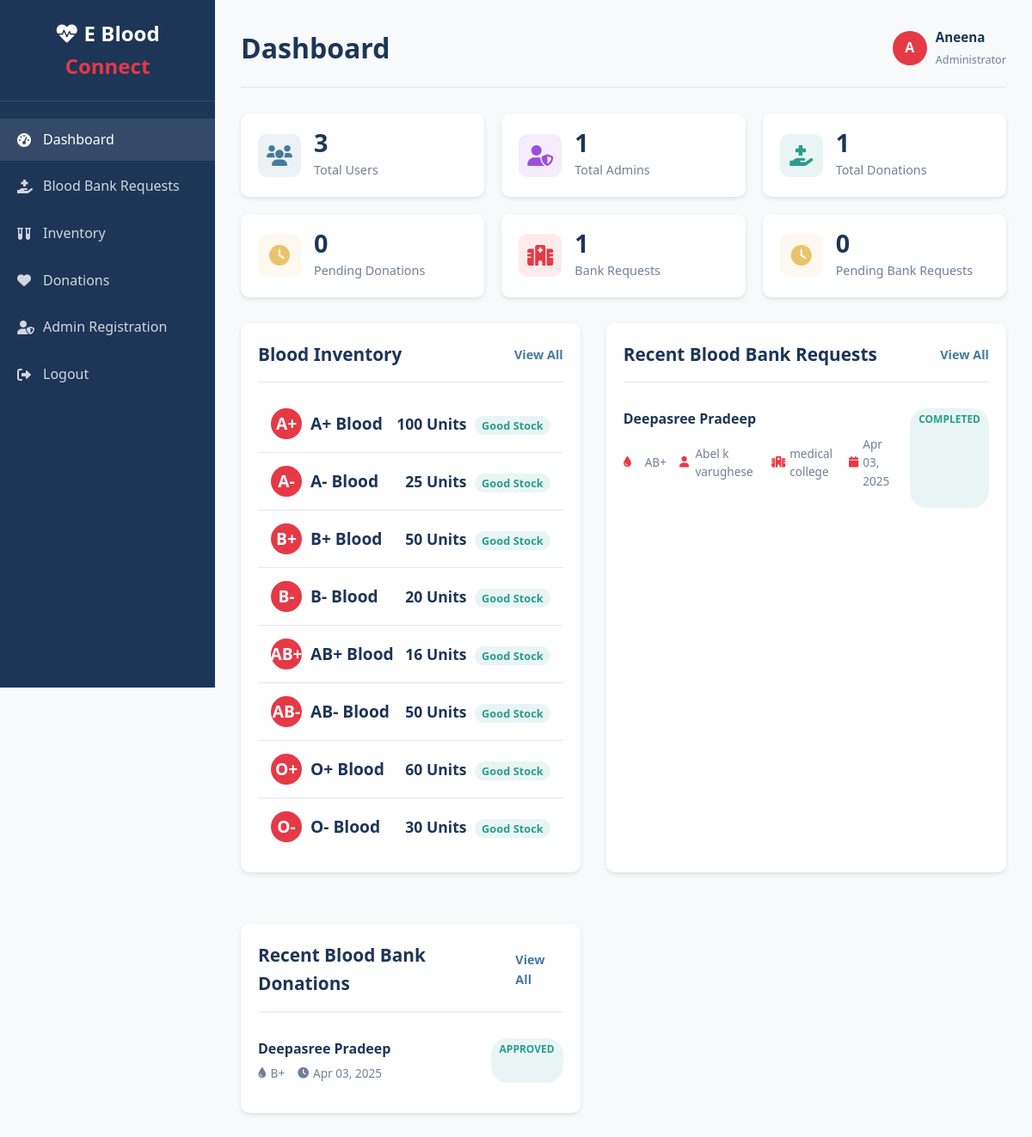
Page /admin/dashboard.php (signed in) on the committed database.
### tables this page shows
CREATE TABLE IF NOT EXISTS `blood_bank` (
  `id` int NOT NULL AUTO_INCREMENT,
  `blood_type` enum('A+','A-','B+','B-','AB+','AB-','O+','O-') NOT NULL,
  `units` int NOT NULL DEFAULT '0',
  `last_updated` timestamp NULL DEFAULT CURRENT_TIMESTAMP ON UPDATE CURRENT_TIMESTAMP,
  PRIMARY KEY (`id`),
  UNIQUE KEY `blood_type` (`blood_type`)
);

CREATE TABLE IF NOT EXISTS `blood_bank_requests` (
  `id` int NOT NULL AUTO_INCREMENT,
  `user_id` int NOT NULL,
  `patient_name` varchar(100) NOT NULL,
  `blood_type` enum('A+','A-','B+','B-','AB+','AB-','O+','O-') NOT NULL,
  `units` int NOT NULL,
  `hospital` varchar(100) NOT NULL,
  `required_date` date NOT NULL,
  `reason` text NOT NULL,
  `status` enum('pending','approved','rejected','completed') DEFAULT 'pending',
  `created_at` timestamp NULL DEFAULT CURRENT_TIMESTAMP,
  `updated_at` timestamp NULL DEFAULT CURRENT_TIMESTAMP ON UPDATE CURRENT_TIMESTAMP,
  PRIMARY KEY (`id`),
  KEY `user_id` (`user_id`)
);

CREATE TABLE IF NOT EXISTS `users` (
  `id` int NOT NULL AUTO_INCREMENT,
  `full_name` varchar(100) NOT NULL,
  `email` varchar(100) NOT NULL,
  `password` varchar(255) NOT NULL,
  `phone` varchar(20) NOT NULL,
  `blood_type` enum('A+','A-','B+','B-','AB+','AB-','O+','O-') NOT NULL,
  `gender` enum('Male','Female','Other') NOT NULL,
  `dob` date NOT NULL,
  `address` text NOT NULL,
  `medical_conditions` text,
  `is_admin` tinyint(1) DEFAULT '0',
  `created_at` timestamp NULL DEFAULT CURRENT_TIMESTAMP,
  `updated_at` timestamp NULL DEFAULT CURRENT_TIMESTAMP ON UPDATE CURRENT_TIMESTAMP,
  PRIMARY KEY (`id`),
  UNIQUE KEY `email` (`email`)
);

CREATE TABLE IF NOT EXISTS `blood_bank_donations` (
  `id` int NOT NULL AUTO_INCREMENT,
  `donor_id` int NOT NULL,
  `blood_type` varchar(10) NOT NULL,
  `units` int NOT NULL DEFAULT '1',
  `donation_center` varchar(255) DEFAULT NULL,
  `donation_date` date NOT NULL,
  `status` enum('pending','approved','rejected') NOT NULL DEFAULT 'pending',
  `notes` text,
  `created_at` timestamp NOT NULL DEFAULT CURRENT_TIMESTAMP,
  `updated_at` timestamp NOT NULL DEFAULT CURRENT_TIMESTAMP ON UPDATE CURRENT_TIMESTAMP,
  PRIMARY KEY (`id`),
  KEY `donor_id` (`donor_id`)
);

### includes/db.php (called while the page is built, shortened)
<?php
$host = 'localhost';
$dbname = 'ebloodconnect';
$username = 'root';
$password = '';
try {
    $db = new PDO("mysql:host=$host;dbname=$dbname", $username, $password);
    $db->setAttribute(PDO::ATTR_ERRMODE, PDO::ERRMODE_EXCEPTION);
    $db->setAttribute(PDO::ATTR_DEFAULT_FETCH_MODE, PDO::FETCH_ASSOC);
} catch(PDOException $e) {
    die("Connection failed: " . $e->getMessage());
}
function executeQuery($sql, $params = []) {
    global $db;
    try {
        $stmt = $db->prepare($sql);
        $stmt->execute($params);
        return $stmt;
    } catch(PDOException $e) {
        die("Query failed: " . $e->getMessage());
    }
}
function fetchAll($sql, $params = []) {
    $stmt = executeQuery($sql, $params);
    return $stmt->fetchAll();
}
function fetchOne($sql, $params = []) {
    $stmt = executeQuery($sql, $params);
    return $stmt->fetch();
}
?>

### admin/dashboard.php (the view, shortened to what this page needs)
<?php
require_once '../includes/db.php';
$adminName = $_SESSION['admin_name'];
$sql = "SELECT COUNT(*) as total FROM users";
$totalUsers = fetchOne($sql)['total'];
$sql = "SELECT COUNT(*) as total FROM admins";
$totalAdmins = fetchOne($sql)['total'];
$sql = "SELECT COUNT(*) as total FROM blood_bank_requests";
$totalBankRequests = fetchOne($sql)['total'];
$sql = "SELECT COUNT(*) as total FROM blood_bank_requests WHERE status = 'pending'";
$pendingBankRequests = fetchOne($sql)['total'];
$sql = "SELECT COUNT(*) as total FROM blood_bank_donations";
$totalDonations = fetchOne($sql)['total'];
$sql = "SELECT COUNT(*) as total FROM blood_bank_donations WHERE status = 'pending'";
$pendingDonations = fetchOne($sql)['total'];
$sql = "SELECT * FROM blood_bank ORDER BY blood_type";
$bloodInventory = fetchAll($sql);
$sql = "SELECT bbr.*, u.full_name as requester_name
        FROM blood_bank_requests bbr
        JOIN users u ON bbr.user_id = u.id
        ORDER BY bbr.created_at DESC
        LIMIT 5";
$recentBankRequests = fetchAll($sql);
$sql = "SELECT bbd.*, u.full_name as donor_name
        FROM blood_bank_donations bbd
        JOIN users u ON bbd.donor_id = u.id
        ORDER BY bbd.created_at DESC
        LIMIT 5";
$recentDonations = fetchAll($sql);
?>
<!DOCTYPE html>
<html lang="en">
<head>
    <link rel="stylesheet" href="../css/style.css">
    <link rel="stylesheet" href="https://cdnjs.cloudflare.com/ajax/libs/font-awesome/6.0.0-beta3/css/all.min.css">
</head>
<body>
    <div class="admin-container">
        <div class="admin-sidebar">
            <div class="admin-logo">
                <i class="fas fa-heartbeat"></i> E Blood <span>Connect</span>
            </div>
            <ul class="admin-menu">
                <li><a href="dashboard.php" class="active"><i class="fas fa-tachometer-alt"></i> Dashboard</a></li>
                <li><a href="blood_bank_requests.php"><i class="fas fa-hand-holding-medical"></i> Blood Bank Requests</a></li>
                <li><a href="blood_inventory.php"><i class="fas fa-vials"></i> Inventory</a></li>
                <li><a href="donations.php"><i class="fas fa-heart"></i> Donations</a></li>
                <li><a href="admin_register.php"><i class="fas fa-user-shield"></i> Admin Registration</a></li>
                <li><a href="logout.php"><i class="fas fa-sign-out-alt"></i> Logout</a></li>
            </ul>
        </div>
        <div class="admin-content">
            <div class="admin-header">
                <h1>Dashboard</h1>
                <div class="admin-user">
                    <div class="admin-user-avatar">
                        <?php echo substr($adminName, 0, 1); ?>
                    </div>
                    <div class="admin-user-info">
                        <span><?php echo htmlspecialchars($adminName); ?></span>
                        <small>Administrator</small>
                    </div>
                </div>
            </div>
            <div class="stats-grid">
                <div class="stat-card">
                    <div class="stat-icon users-icon">
                        <i class="fas fa-users"></i>
                    </div>
                    <div class="stat-info">
                        <div class="stat-value"><?php echo $totalUsers; ?></div>
                        <div class="stat-label">Total Users</div>
                    </div>
                </div>
                <div class="stat-card">
                    <div class="stat-icon admins-icon">
                        <i class="fas fa-user-shield"></i>
                    </div>
                    <div class="stat-info">
                        <div class="stat-value"><?php echo $totalAdmins; ?></div>
                        <div class="stat-label">Total Admins</div>
                    </div>
                </div>
                <div class="stat-card">
                    <div class="stat-icon donations-icon">
                        <i class="fas fa-hand-holding-medical"></i>
                    </div>
                    <div class="stat-info">
                        <div class="stat-value"><?php echo $totalDonations; ?></div>
                        <div class="stat-label">Total Donations</div>
                    </div>
                </div>
                <div class="stat-card">
                    <div class="stat-icon pending-icon">
                        <i class="fas fa-clock"></i>
                    </div>
                    <div class="stat-info">
                        <div class="stat-value"><?php echo $pendingDonations; ?></div>
                        <div class="stat-label">Pending Donations</div>
                    </div>
                </div>
                <div class="stat-card">
                    <div class="stat-icon requests-icon">
                        <i class="fas fa-hospital"></i>
                    </div>
                    <div class="stat-info">
                        <div class="stat-value"><?php echo $totalBankRequests; ?></div>
                        <div class="stat-label">Bank Requests</div>
                    </div>
                </div>
                <div class="stat-card">
                    <div class="stat-icon pending-icon">
                        <i class="fas fa-clock"></i>
                    </div>
                    <div class="stat-info">
                        <div class="stat-value"><?php echo $pendingBankRequests; ?></div>
                        <div class="stat-label">Pending Bank Requests</div>
                    </div>
                </div>
            </div>
            <div class="dashboard-grid">
                <div class="dashboard-card">
                    <div class="card-header">
                        <h2>Blood Inventory</h2>
                        <a href="blood_inventory.php">View All</a>
                    </div>
                    <?php if (empty($bloodInventory)): ?>
                        <div class="no-items-message">
                            <i class="fas fa-vial"></i>
                            <p>No blood inventory records found</p>
                        </div>
                    <?php else: ?>
                        <?php foreach ($bloodInventory as $inventory): ?>
                            <?php
                                $statusClass = 'units-good';
                                $statusText = 'Good Stock';
                            ?>
                            <div class="inventory-card">
                                <div class="blood-type">
                                    <div class="blood-badge"><?php echo htmlspecialchars($inventory['blood_type']); ?></div>
                                    <span><?php echo htmlspecialchars($inventory['blood_type']); ?> Blood</span>
                                </div>
                                <div class="units">
                                    <?php echo htmlspecialchars($inventory['units']); ?> Units
                                    <span class="units-status <?php echo $statusClass; ?>"><?php echo $statusText; ?></span>
                                </div>
                            </div>
                        <?php endforeach; ?>
                    <?php endif; ?>
                </div>
                <div class="dashboard-card">
                    <div class="card-header">
                        <h2>Recent Blood Bank Requests</h2>
                        <a href="blood_bank_requests.php">View All</a>
                    </div>
                    <?php if (empty($recentBankRequests)): ?>
                        <div class="no-items-message">
                            <i class="fas fa-hospital"></i>
                            <p>No blood bank requests found</p>
                        </div>
                    <?php else: ?>
                        <?php foreach ($recentBankRequests as $request): ?>
                            <div class="request-item">
                                <div class="request-info">
                                    <div class="request-name"><?php echo htmlspecialchars($request['requester_name']); ?></div>
                                    <div class="request-details">
                                        <span><i class="fas fa-tint"></i> <?php echo htmlspecialchars($request['blood_type']); ?></span>
                                        <span><i class="fas fa-user"></i> <?php echo htmlspecialchars($request['patient_name']); ?></span>
                                        <span><i class="fas fa-hospital"></i> <?php echo htmlspecialchars($request['hospital']); ?></span>
                                        <span><i class="fas fa-calendar"></i> <?php echo date('M d, Y', strtotime($request['created_at'])); ?></span>
                                    </div>
                                </div>
                                <div class="request-status status-<?php echo strtolower($request['status']); ?>">
                                    <?php echo ucfirst($request['status']); ?>
                                </div>
                            </div>
                        <?php endforeach; ?>
                    <?php endif; ?>
                </div>
                <div class="dashboard-card">
                    <div class="card-header">
                        <h2>Recent Blood Bank Donations</h2>
                        <a href="donations.php">View All</a>
                    </div>
                    <?php if (empty($recentDonations)): ?>
                        <div class="no-items-message">
                            <i class="fas fa-hand-holding-medical"></i>
                            <p>No donations found</p>
                        </div>
                    <?php else: ?>
                        <?php foreach ($recentDonations as $donation): ?>
                            <div class="donation-item">
                                <div class="donation-info">
                                    <div class="donation-name"><?php echo htmlspecialchars($donation['donor_name']); ?></div>
                                    <div class="donation-details">
                                        <span><i class="fas fa-tint"></i> <?php echo htmlspecialchars($donation['blood_type']); ?></span>
                                        <span><i class="fas fa-clock"></i> <?php echo date('M d, Y', strtotime($donation['donation_date'])); ?></span>
                                    </div>
                                </div>
                                <div class="donation-status status-<?php echo strtolower($donation['status']); ?>">
                                    <?php echo ucfirst($donation['status']); ?>
                                </div>
                            </div>
                        <?php endforeach; ?>
                    <?php endif; ?>
                </div>
            </div>
        </div>
    </div>
</body>
</html>

### css/style.css (style rules this page uses)
:root { --primary-color: #e63946; --secondary-color: #457b9d; --dark-color: #1d3557; --light-color: #f1faee; --danger-color: #d62828; --success-color: #2a9d8f; --box-shadow: 0 5px 15px rgba(0, 0, 0, 0.1); }
* { margin: 0; padding: 0; box-sizing: border-box; }
body { font-family: 'Segoe UI', Tahoma, Geneva, Verdana, sans-serif; line-height: 1.6; background-color: #f8f9fa; color: #333; }
a { text-decoration: none; color: var(--dark-color); }
.request-info { margin-bottom: 20px; }
.request-info i { margin-right: 10px; color: var(--primary-color); width: 20px; }

### rows in the picture
blood_bank: blood_type "A+", units "100", statusText "Good Stock"
blood_bank: blood_type "A-", units "25", statusText "Good Stock"
blood_bank: blood_type "B+", units "50", statusText "Good Stock"
blood_bank: blood_type "B-", units "20", statusText "Good Stock"
blood_bank: blood_type "AB+", units "16", statusText "Good Stock"
blood_bank: blood_type "AB-", units "50", statusText "Good Stock"
blood_bank: blood_type "O+", units "60", statusText "Good Stock"
blood_bank: blood_type "O-", units "30", statusText "Good Stock"
blood_bank_requests: user.full_name "Deepasree Pradeep", blood_type "AB+", patient_name "Abel k varughese", hospital "medical college", created_at "Apr 03, 2025", status "COMPLETED"
blood_bank_donations: users.full_name "Deepasree Pradeep", blood_type "B+", donation_date "Apr 03, 2025", status "APPROVED"

### other values in the picture
substr($adminName, 0, 1) "A"
$adminName "Aneena"
$totalUsers "3"
$totalAdmins "1"
$totalDonations "1"
$pendingDonations "0"
$totalBankRequests "1"
$pendingBankRequests "0"
